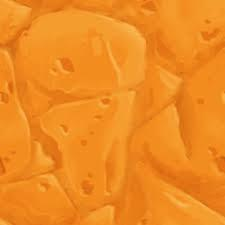

Write the Python code that produced this figure.
import random

from PIL import Image, ImageDraw, ImageFile
import requests


Image.MAX_IMAGE_PIXELS = None
ImageFile.LOAD_TRUNCATED_IMAGES = True

with open('urls_data.txt') as urls:
    nums = list([])
    for i in urls:
        nums.append(i[:-1])


square = Image.new('RGB', (10000, 10000), 'white')
square.save('square.jpg')
square = Image.open("square.jpg")



edge=40

main_pic = Image.open("main_pic.jpg")
main_pic = main_pic.resize((10000, 10000))
main_pic.save('main_pic.jpg')
main_pic = Image.open("main_pic.jpg")
pix = main_pic.load()


rand_choice=[]
K=1
for i in range(int(len(nums)/4)-1):
    rand_choice.append(K)
    K=K+4

G = 0
J = 100

for j in range(100):
    C = 0
    S = 100
    
    
    for i in range(100):

        coefficient_r = 1000
        coefficient_g = 1000
        coefficient_b = 1000

        
        
        r = []
        g = []
        b = []
        for y in range(10000):
            for x in range(10000):
                if x >= C and x < S and y >= G and y < J:
                    r.append(pix[x, y][0])
                    g.append(pix[x, y][1])
                    b.append(pix[x, y][2])
                                        
                if x % 100 == 0 and y % 100 == 0 and x != 0 and y != 0 and len(r) !=0:
                    average_r = sum(r) / len(r)
                    average_g = sum(g) / len(g)
                    average_b = sum(b) / len(b)
        
        while abs(coefficient_r) > edge or abs(coefficient_g) > edge or abs(coefficient_b) > edge:
            try:
                I = random.choice(rand_choice)
                
                
                avg_r=nums[I]
                avg_g=nums[I+1]
                avg_b=nums[I+2]

                coefficient_r = int(avg_r) - int(average_r)
                coefficient_g = int(avg_g) - int(average_g)
                coefficient_b = int(avg_b) - int(average_b)
                

                if abs(coefficient_r) <= edge and abs(coefficient_g) <= edge and abs(coefficient_b) <= edge:
                    rand_choice.remove(I)
                    r = requests.get(nums[I-1])
                    with open('pic.jpg', 'w+b') as pic:
                        pic.write(r.content)

                    pic = Image.open('pic.jpg')
                    pic = pic.convert('RGB')
                    pic = pic.save('pic.jpg')
                    pic = Image.open('pic.jpg')
                    pic = pic.resize((100, 100))
                             
     
                    O = 0 + (100 * i)
                    P = 0 + (100 * j)
                    print(O,P)

                    C = C + 100
                    S = S + 100
                    
                    if C == 9900:
                        G = G + 100
                        J = J + 100
                    
                    square.paste(pic, (O, P))
                    square.save('square.jpg')


                    #del nums[I-1],nums[I],nums[I+1],nums[I+2]

            except OSError:
                continue 
#square.save('square.jpg')
square.show()





